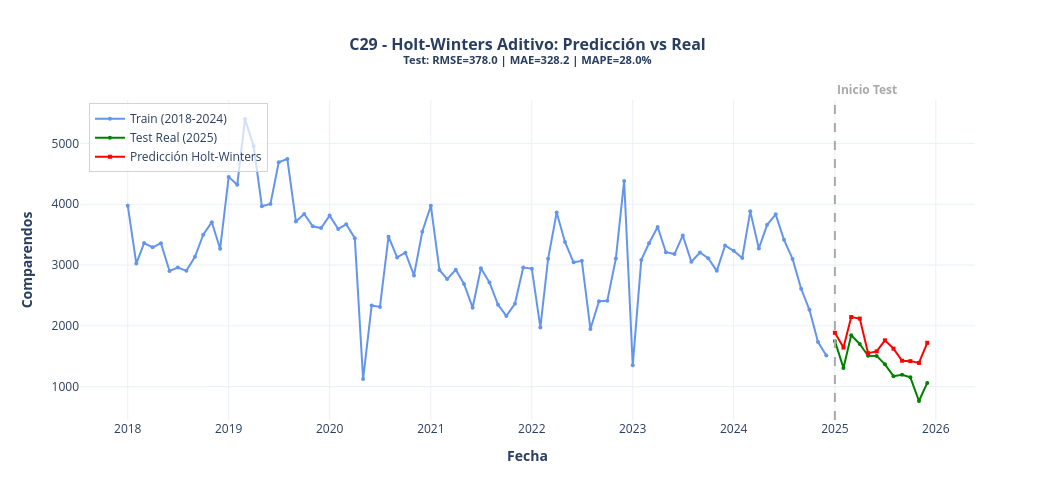
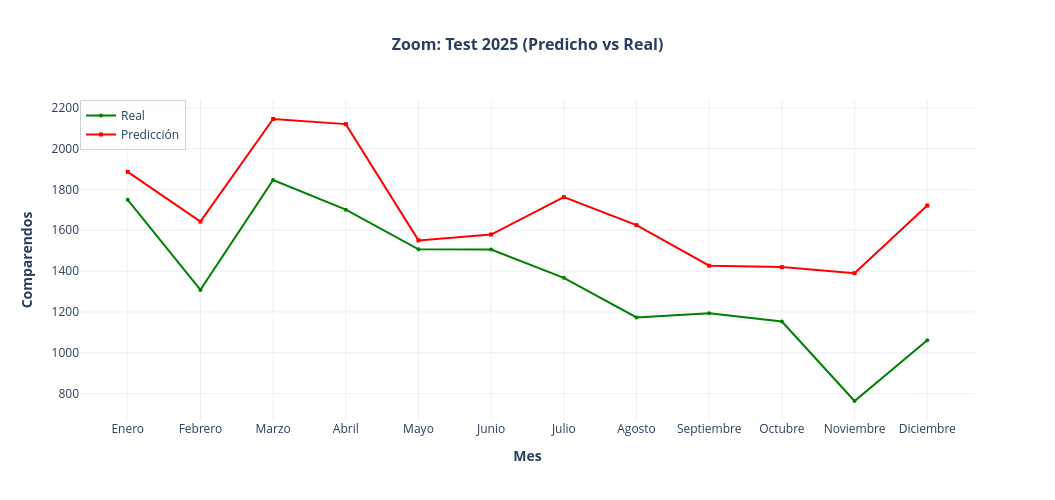
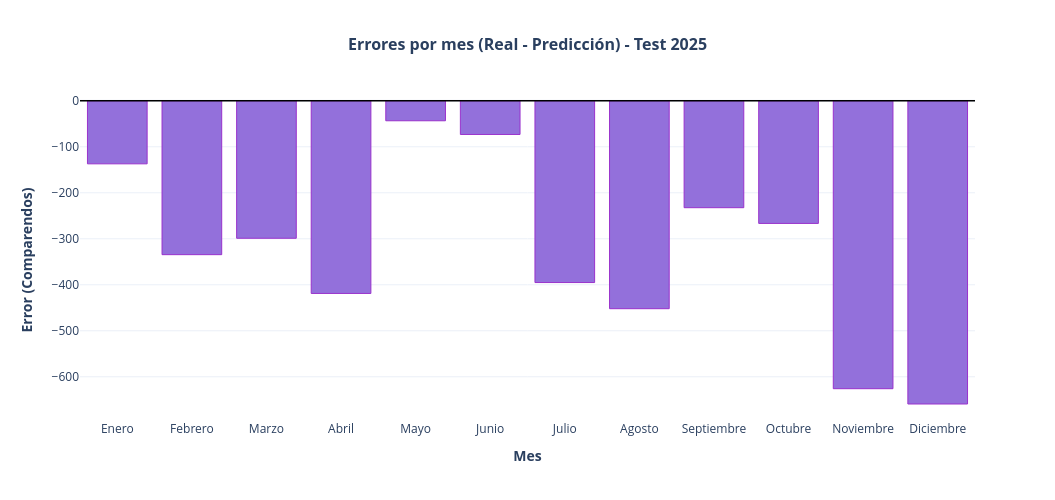

Notebook code cell kept with these figures, in order:
### Code cell
fig1 = go.Figure()

fig1.add_trace(go.Scatter(
    x=train_c29.index,
    y=train_c29.values,
    mode='lines+markers',
    name='Train (2018-2024)',
    line=dict(color='cornflowerblue', width=2),
    marker=dict(size=4),
    hovertemplate='Fecha: %{x}<br>Comparendos: %{y:,.0f}<extra></extra>'
))

fig1.add_trace(go.Scatter(
    x=test_c29.index,
    y=test_c29.values,
    mode='lines+markers',
    name='Test Real (2025)',
    line=dict(color='green', width=2),
    marker=dict(size=4),
    hovertemplate='Fecha: %{x}<br>Real: %{y:,.0f}<extra></extra>'
))

fig1.add_trace(go.Scatter(
    x=test_c29.index,
    y=predicciones_test_c29.values,
    mode='lines+markers',
    name='Predicción Holt-Winters',
    line=dict(color='red', width=2),
    marker=dict(size=4, symbol='square'),
    hovertemplate='Fecha: %{x}<br>Predicción: %{y:,.0f}<extra></extra>'
))

fig1.add_vline(
    x='2025-01-01',
    line_width=2,
    line_dash='dash',
    line_color='darkgray',
    opacity=1
)

fig1.add_annotation(
    x='2025-01-01',
    y=1, 
    yref='paper',
    text='<b>Inicio Test</b>',
    showarrow=False,
    font=dict(size=12, color='darkgray'),
    xanchor='left',
    yanchor='bottom'
)

fig1.update_layout(
    title=dict(
        text=f'C29 - Holt-Winters Aditivo: Predicción vs Real<br>'
             f'<sup>Test: RMSE={rmse_test:.1f} | MAE={mae_test:.1f} | MAPE={mape_test:.1f}%</sup>',
        x=0.5,
        font=dict(size=16, weight='bold')
    ),
    xaxis_title=dict(text='Fecha', font=dict(weight='bold')),
    yaxis_title=dict(text='Comparendos', font=dict(weight='bold')),
    template='plotly_white',
    hovermode='x unified',
    legend=dict(
        x=0.01,
        y=0.99,
        bgcolor='rgba(255,255,255,0.7)',
        bordercolor='lightgray',
        borderwidth=1
    ),
    width=1055,
    height=500
)

fig1.show()


meses = ['Enero','Febrero','Marzo','Abril','Mayo','Junio','Julio','Agosto','Septiembre','Octubre','Noviembre','Diciembre']

fig2 = go.Figure()

fig2.add_trace(go.Scatter(
    x=meses,
    y=test_c29.values,
    mode='lines+markers',
    name='Real',
    line=dict(color='green', width=2),
    marker=dict(size=4, symbol='circle'),
    hovertemplate='Mes: %{x}<br>Real: %{y:,.0f}<extra></extra>'
))

fig2.add_trace(go.Scatter(
    x=meses,
    y=predicciones_test_c29.values,
    mode='lines+markers',
    name='Predicción',
    line=dict(color='red', width=2),
    marker=dict(size=4, symbol='square'),
    hovertemplate='Mes: %{x}<br>Predicción: %{y:,.0f}<extra></extra>'
))

fig2.update_layout(
    title=dict(
        text='Zoom: Test 2025 (Predicho vs Real)',
        x=0.5,
        font=dict(size=16, weight='bold')
    ),
    xaxis_title=dict(text='Mes', font=dict(weight='bold')),
    yaxis_title=dict(text='Comparendos', font=dict(weight='bold')),
    template='plotly_white',
    hovermode='x unified',
    legend=dict(
        x=0,
        y=1,
        bgcolor='rgba(255,255,255,0.7)',
        bordercolor='lightgray',
        borderwidth=1
    ),
    width=1055,
    height=500
)

fig2.show()


errores_test = test_c29.values - predicciones_test_c29.values

fig3 = go.Figure()

fig3.add_trace(go.Bar(
    x=meses,
    y=errores_test,
    name='Error (Real - Predicción)',
    marker_color='mediumpurple',
    marker_line_color='darkorchid',
    marker_line_width=1,
    opacity=1,
    hovertemplate='Mes: %{x}<br>Error: %{y:,.0f} comparendos<extra></extra>'
))

fig3.add_hline(
    y=0,
    line_width=1.5,
    line_color='black',
    line_dash='solid',
    opacity=1
)

fig3.update_layout(
    title=dict(
        text='Errores por mes (Real - Predicción) - Test 2025',
        x=0.5,
        font=dict(size=16, weight='bold')
    ),
    xaxis_title=dict(text='Mes', font=dict(weight='bold')),
    yaxis_title=dict(text='Error (Comparendos)', font=dict(weight='bold')),
    template='plotly_white',
    hovermode='x unified',
    showlegend=False,
    width=1055,
    height=500
)

fig3.show()

### Figure 1 — Plotly figure (JSON) as saved in the notebook; plotly's stock layout.template omitted (floating-point values rounded to 4 significant figures)
{"data": [{"hovertemplate": "Fecha: %{x}<br>Comparendos: %{y:,.0f}<extra></extra>", "line": {"color": "cornflowerblue", "width": 2}, "marker": {"size": 4}, "mode": "lines+markers", "name": "Train (2018-2024)", "type": "scatter", "x": ["2018-01-01T00:00:00.000000000", "2018-02-01T00:00:00.000000000", "2018-03-01T00:00:00.000000000", "2018-04-01T00:00:00.000000000", "2018-05-01T00:00:00.000000000", "2018-06-01T00:00:00.000000000", "2018-07-01T00:00:00.000000000", "2018-08-01T00:00:00.000000000", "2018-09-01T00:00:00.000000000", "2018-10-01T00:00:00.000000000", "2018-11-01T00:00:00.000000000", "2018-12-01T00:00:00.000000000", "2019-01-01T00:00:00.000000000", "2019-02-01T00:00:00.000000000", "2019-03-01T00:00:00.000000000", "2019-04-01T00:00:00.000000000", "2019-05-01T00:00:00.000000000", "2019-06-01T00:00:00.000000000", "2019-07-01T00:00:00.000000000", "2019-08-01T00:00:00.000000000", "2019-09-01T00:00:00.000000000", "2019-10-01T00:00:00.000000000", "2019-11-01T00:00:00.000000000", "2019-12-01T00:00:00.000000000", "2020-01-01T00:00:00.000000000", "2020-02-01T00:00:00.000000000", "2020-03-01T00:00:00.000000000", "2020-04-01T00:00:00.000000000", "2020-05-01T00:00:00.000000000", "2020-06-01T00:00:00.000000000", "2020-07-01T00:00:00.000000000", "2020-08-01T00:00:00.000000000", "2020-09-01T00:00:00.000000000", "2020-10-01T00:00:00.000000000", "2020-11-01T00:00:00.000000000", "2020-12-01T00:00:00.000000000", "2021-01-01T00:00:00.000000000", "2021-02-01T00:00:00.000000000", "2021-03-01T00:00:00.000000000", "2021-04-01T00:00:00.000000000", "2021-05-01T00:00:00.000000000", "2021-06-01T00:00:00.000000000", "2021-07-01T00:00:00.000000000", "2021-08-01T00:00:00.000000000", "2021-09-01T00:00:00.000000000", "2021-10-01T00:00:00.000000000", "2021-11-01T00:00:00.000000000", "2021-12-01T00:00:00.000000000", "2022-01-01T00:00:00.000000000", "2022-02-01T00:00:00.000000000", "2022-03-01T00:00:00.000000000", "2022-04-01T00:00:00.000000000", "2022-05-01T00:00:00.000000000", "2022-06-01T00:00:00.000000000", "2022-07-01T00:00:00.000000000", "2022-08-01T00:00:00.000000000", "2022-09-01T00:00:00.000000000", "2022-10-01T00:00:00.000000000", "2022-11-01T00:00:00.000000000", "2022-12-01T00:00:00.000000000", "2023-01-01T00:00:00.000000000", "2023-02-01T00:00:00.000000000", "2023-03-01T00:00:00.000000000", "2023-04-01T00:00:00.000000000", "2023-05-01T00:00:00.000000000", "2023-06-01T00:00:00.000000000", "2023-07-01T00:00:00.000000000", "2023-08-01T00:00:00.000000000", "2023-09-01T00:00:00.000000000", "2023-10-01T00:00:00.000000000", "2023-11-01T00:00:00.000000000", "2023-12-01T00:00:00.000000000", "2024-01-01T00:00:00.000000000", "2024-02-01T00:00:00.000000000", "2024-03-01T00:00:00.000000000", "2024-04-01T00:00:00.000000000", "2024-05-01T00:00:00.000000000", "2024-06-01T00:00:00.000000000", "2024-07-01T00:00:00.000000000", "2024-08-01T00:00:00.000000000", "2024-09-01T00:00:00.000000000", "2024-10-01T00:00:00.000000000", "2024-11-01T00:00:00.000000000", "2024-12-01T00:00:00.000000000"], "y": [3977, 3025, 3362, 3291, 3360, 2902, 2958, 2905, 3135, 3500, 3705, 3267, 4450, 4320, 5402, 4959, 3967, 4003, 4692, 4745, 3717, 3840, 3638, 3609, 3813, 3594, 3670, 3442, 1125, 2335, 2312, 3467, 3126, 3204, 2830, 3547, 3976, 2919, 2769, 2922, 2688, 2299, 2946, 2713, 2346, 2163, 2362, 2959, 2941, 1974, 3103, 3864, 3380, 3045, 3069, 1949, 2406, 2411, 3108, 4383, 1350, 3085, 3358, 3626, 3211, 3181, 3487, 3054, 3207, 3113, 2905, 3323, 3234, 3116, 3883, 3272, 3662, 3834, 3415, 3101, 2610, 2264, 1733, 1512]}, {"hovertemplate": "Fecha: %{x}<br>Real: %{y:,.0f}<extra></extra>", "line": {"color": "green", "width": 2}, "marker": {"size": 4}, "mode": "lines+markers", "name": "Test Real (2025)", "type": "scatter", "x": ["2025-01-01T00:00:00.000000000", "2025-02-01T00:00:00.000000000", "2025-03-01T00:00:00.000000000", "2025-04-01T00:00:00.000000000", "2025-05-01T00:00:00.000000000", "2025-06-01T00:00:00.000000000", "2025-07-01T00:00:00.000000000", "2025-08-01T00:00:00.000000000", "2025-09-01T00:00:00.000000000", "2025-10-01T00:00:00.000000000", "2025-11-01T00:00:00.000000000", "2025-12-01T00:00:00.000000000"], "y": [1749, 1308, 1846, 1701, 1507, 1506, 1367, 1173, 1194, 1153, 764, 1062]}, {"hovertemplate": "Fecha: %{x}<br>Predicción: %{y:,.0f}<extra></extra>", "line": {"color": "red", "width": 2}, "marker": {"size": 4, "symbol": "square"}, "mode": "lines+markers", "name": "Predicción Holt-Winters", "type": "scatter", "x": ["2025-01-01T00:00:00.000000000", "2025-02-01T00:00:00.000000000", "2025-03-01T00:00:00.000000000", "2025-04-01T00:00:00.000000000", "2025-05-01T00:00:00.000000000", "2025-06-01T00:00:00.000000000", "2025-07-01T00:00:00.000000000", "2025-08-01T00:00:00.000000000", "2025-09-01T00:00:00.000000000", "2025-10-01T00:00:00.000000000", "2025-11-01T00:00:00.000000000", "2025-12-01T00:00:00.000000000"], "y": [1886.0, 1643.0, 2145.0, 2120.0, 1551.0, 1579.0, 1762.0, 1625.0, 1426.0, 1420.0, 1390.0, 1721.0]}], "layout": {"annotations": [{"font": {"color": "darkgray", "size": 12}, "showarrow": false, "text": "<b>Inicio Test</b>", "x": "2025-01-01", "xanchor": "left", "y": 1, "yanchor": "bottom", "yref": "paper"}], "height": 500, "hovermode": "x unified", "legend": {"bgcolor": "rgba(255,255,255,0.7)", "bordercolor": "lightgray", "borderwidth": 1, "x": 0.01, "y": 0.99}, "shapes": [{"line": {"color": "darkgray", "dash": "dash", "width": 2}, "opacity": 1, "type": "line", "x0": "2025-01-01", "x1": "2025-01-01", "xref": "x", "y0": 0, "y1": 1, "yref": "y domain"}], "title": {"font": {"size": 16, "weight": "bold"}, "text": "C29 - Holt-Winters Aditivo: Predicción vs Real<br><sup>Test: RMSE=378.0 | MAE=328.2 | MAPE=28.0%</sup>", "x": 0.5}, "width": 1055, "xaxis": {"title": {"font": {"weight": "bold"}, "text": "Fecha"}}, "yaxis": {"title": {"font": {"weight": "bold"}, "text": "Comparendos"}}}}

### Figure 2 — Plotly figure (JSON) as saved in the notebook; plotly's stock layout.template omitted (floating-point values rounded to 4 significant figures)
{"data": [{"hovertemplate": "Mes: %{x}<br>Real: %{y:,.0f}<extra></extra>", "line": {"color": "green", "width": 2}, "marker": {"size": 4, "symbol": "circle"}, "mode": "lines+markers", "name": "Real", "type": "scatter", "x": ["Enero", "Febrero", "Marzo", "Abril", "Mayo", "Junio", "Julio", "Agosto", "Septiembre", "Octubre", "Noviembre", "Diciembre"], "y": [1749, 1308, 1846, 1701, 1507, 1506, 1367, 1173, 1194, 1153, 764, 1062]}, {"hovertemplate": "Mes: %{x}<br>Predicción: %{y:,.0f}<extra></extra>", "line": {"color": "red", "width": 2}, "marker": {"size": 4, "symbol": "square"}, "mode": "lines+markers", "name": "Predicción", "type": "scatter", "x": ["Enero", "Febrero", "Marzo", "Abril", "Mayo", "Junio", "Julio", "Agosto", "Septiembre", "Octubre", "Noviembre", "Diciembre"], "y": [1886.0, 1643.0, 2145.0, 2120.0, 1551.0, 1579.0, 1762.0, 1625.0, 1426.0, 1420.0, 1390.0, 1721.0]}], "layout": {"height": 500, "hovermode": "x unified", "legend": {"bgcolor": "rgba(255,255,255,0.7)", "bordercolor": "lightgray", "borderwidth": 1, "x": 0, "y": 1}, "title": {"font": {"size": 16, "weight": "bold"}, "text": "Zoom: Test 2025 (Predicho vs Real)", "x": 0.5}, "width": 1055, "xaxis": {"title": {"font": {"weight": "bold"}, "text": "Mes"}}, "yaxis": {"title": {"font": {"weight": "bold"}, "text": "Comparendos"}}}}

### Figure 3 — Plotly figure (JSON) as saved in the notebook; plotly's stock layout.template omitted (floating-point values rounded to 4 significant figures)
{"data": [{"hovertemplate": "Mes: %{x}<br>Error: %{y:,.0f} comparendos<extra></extra>", "marker": {"color": "mediumpurple", "line": {"color": "darkorchid", "width": 1}}, "name": "Error (Real - Predicción)", "opacity": 1, "type": "bar", "x": ["Enero", "Febrero", "Marzo", "Abril", "Mayo", "Junio", "Julio", "Agosto", "Septiembre", "Octubre", "Noviembre", "Diciembre"], "y": [-137.1, -334.6, -299.0, -418.9, -43.55, -73.28, -395.2, -452.0, -232.5, -266.6, -625.9, -659.2]}], "layout": {"height": 500, "hovermode": "x unified", "shapes": [{"line": {"color": "black", "dash": "solid", "width": 1.5}, "opacity": 1, "type": "line", "x0": 0, "x1": 1, "xref": "x domain", "y0": 0, "y1": 0, "yref": "y"}], "showlegend": false, "title": {"font": {"size": 16, "weight": "bold"}, "text": "Errores por mes (Real - Predicción) - Test 2025", "x": 0.5}, "width": 1055, "xaxis": {"title": {"font": {"weight": "bold"}, "text": "Mes"}}, "yaxis": {"title": {"font": {"weight": "bold"}, "text": "Error (Comparendos)"}}}}
